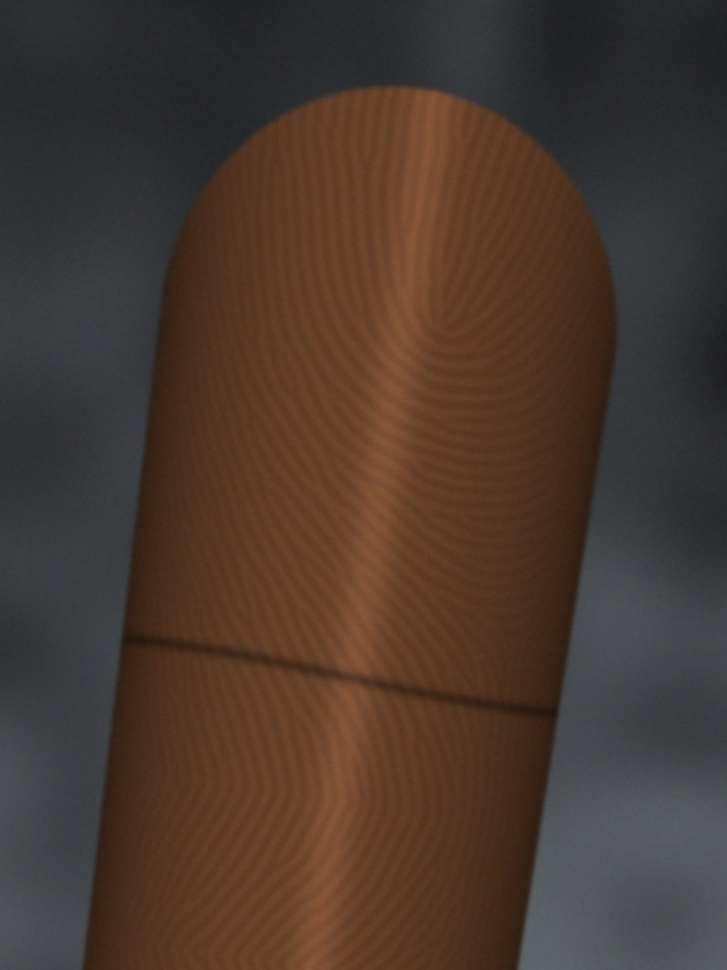
#> input picture service/web/assets/01_photo.jpg, 727 x 970 px, shrunk from 900 x 1200 before the run
$ python -i roi.py   (imports and definitions only)
#> lines starting #> are read from the running program, lines starting #| are printed output that depends on the picture; after the words box and inside, x2 and y2 are one past the last pixel; in counts of white or black regions, pixels touching at a corner belong together
#> further down, picture is the input picture: shape (970, 727, 3); mean B, G, R 48.3, 57.4, 73.7
### gattaca/debug.py
"""Debug sink: every stage can dump the intermediate image OpenCV produced."""

from __future__ import annotations

from pathlib import Path

import cv2
import numpy as np


# [17 lines left out: functions to_u8, orientation_to_bgr, not called in this run]


class DebugSink:
    """Writes numbered PNGs (`03_enhance_gabor.png`) so the stage order is visible."""

    # [11 lines left out: functions __init__, save, not called in this run]


def dump(debug: DebugSink | None, name: str, img: np.ndarray) -> None:
    if debug is not None:
        debug.save(name, img)

### gattaca/pipeline/roi.py
"""Finger segmentation and distal-phalanx crop (FingerSafe recipe).

Binary mask via thresholding + erosion/dilation -> largest contour -> oriented crop
around the fingertip with the tip at the top, at 1:1 pixel scale so that the
measured PPRP is the true PPRP of the photo.
"""

from __future__ import annotations

import cv2
import numpy as np

from gattaca.debug import DebugSink, dump
from gattaca.types import FingertipDetection


def finger_mask(img: np.ndarray, debug: DebugSink | None = None) -> np.ndarray:
    """uint8 {0,255} mask of the largest skin/foreground region."""
    if img.ndim == 3:
        cr = cv2.cvtColor(img, cv2.COLOR_BGR2YCrCb)[..., 1]
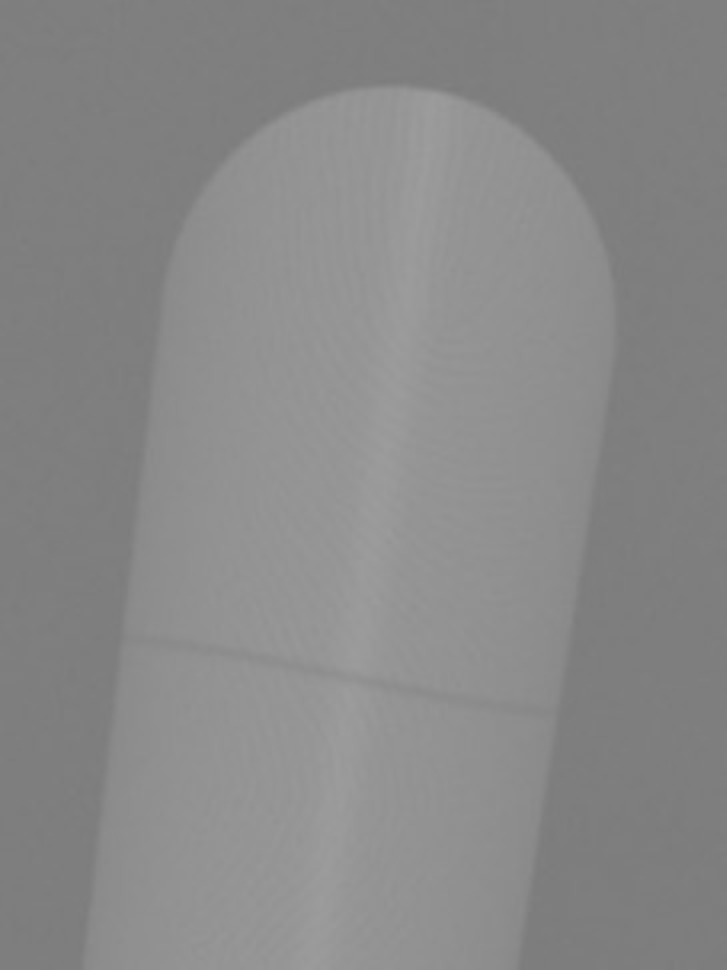
#> cr: shape (970, 727); min 123, max 157, mean 136.9
        chan = cv2.GaussianBlur(cr, (0, 0), 3)
        # skin is high-Cr; Otsu separates it from most backgrounds
        _, m = cv2.threshold(chan, 0, 255, cv2.THRESH_BINARY + cv2.THRESH_OTSU)
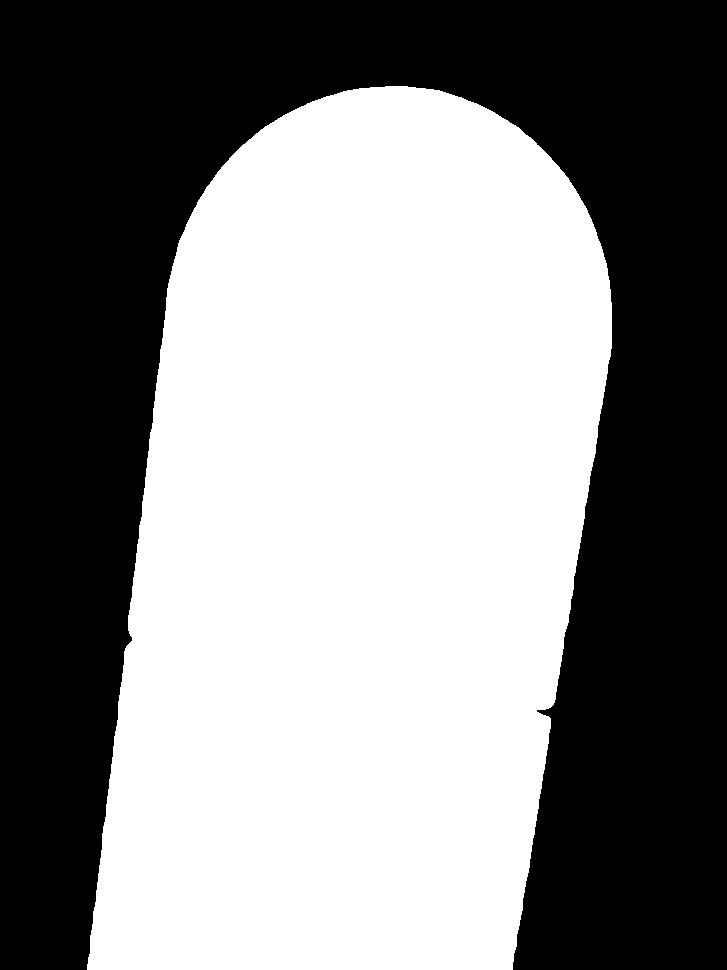
#> m: shape (970, 727); 52% white; 1 black region, box (x1, y1, x2, y2) and area: (0, 0, 727, 970) 338316
        # if Otsu split inside the skin (low-contrast scene), fall back to luminance
        if m.mean() / 255 < 0.03 or m.mean() / 255 > 0.97:
            gray = cv2.GaussianBlur(cv2.cvtColor(img, cv2.COLOR_BGR2GRAY), (0, 0), 3)
            _, m = cv2.threshold(gray, 0, 255, cv2.THRESH_BINARY + cv2.THRESH_OTSU)
    else:
        gray = cv2.GaussianBlur(img, (0, 0), 3)
        _, m = cv2.threshold(gray, 0, 255, cv2.THRESH_BINARY + cv2.THRESH_OTSU)
    k = max(3, int(0.012 * min(img.shape[:2])) | 1)
#> k = 9
    se = cv2.getStructuringElement(cv2.MORPH_ELLIPSE, (k, k))
    m = cv2.dilate(cv2.erode(m, se), se)            # open: drop specks
#> m: shape (970, 727); 52% white; 1 black region, box (x1, y1, x2, y2) and area: (0, 0, 727, 970) 338318
    m = cv2.erode(cv2.dilate(m, se, iterations=2), se, iterations=2)  # close: fill gaps
#> m: shape (970, 727); 52% white; 1 black region
    contours, _ = cv2.findContours(m, cv2.RETR_EXTERNAL, cv2.CHAIN_APPROX_SIMPLE)
#> contours = 1 contour; box (x1, y1, x2, y2) and area: (87, 86, 612, 970) 365759
    out = np.zeros_like(m)
    if contours:
        big = max(contours, key=cv2.contourArea)
#> big = contour of 694 points, box (x1, y1, x2, y2) (87, 86, 612, 970), area 365759
        if cv2.contourArea(big) > 0.01 * m.size:
            cv2.drawContours(out, [big], -1, 255, cv2.FILLED)
    dump(debug, "roi_finger_mask", out)
    return out


def oriented_patch(img: np.ndarray, det: FingertipDetection, length_ratio: float = 2.0,
                   margin: float = 0.25):
    """Crop an upright patch (tip at top) around the distal phalanx at 1:1 scale.

    Returns (patch, mask_patch, M) where M is the 2x3 affine source -> patch."""
    a = np.asarray(det.axis, np.float64)
    a /= np.linalg.norm(a) + 1e-12
    perp = np.array([a[1], -a[0]])                 # right-handed, no mirroring
    w = det.width
    pw = int(round(w * (1 + 2 * margin)))
    ph = int(round(w * (length_ratio + margin)))
    tip = np.asarray(det.tip, np.float64)
    origin = tip - perp * (pw / 2) - a * (margin * w)
    M = np.array([[perp[0], perp[1], 0.0], [a[0], a[1], 0.0]])
    M[:, 2] = -M[:, :2] @ origin
    patch = cv2.warpAffine(img, M, (pw, ph), flags=cv2.INTER_LINEAR, borderMode=cv2.BORDER_REPLICATE)
    src_mask = det.mask if det.mask is not None else finger_mask(img)
    mpatch = cv2.warpAffine(src_mask, M, (pw, ph), flags=cv2.INTER_NEAREST)
    # keep only the component containing the tip column (neighbouring fingers out)
    n, lab = cv2.connectedComponents(mpatch)
    if n > 2:
        cx = pw // 2
        col = lab[:, cx]
        ids = col[col > 0]
        if len(ids):
            mpatch = np.where(lab == np.bincount(ids).argmax(), 255, 0).astype(np.uint8)
    return patch, mpatch, M

>>> import cv2
>>> picture = cv2.imread('../../service/web/assets/01_photo.jpg')
>>> result = finger_mask(picture)
